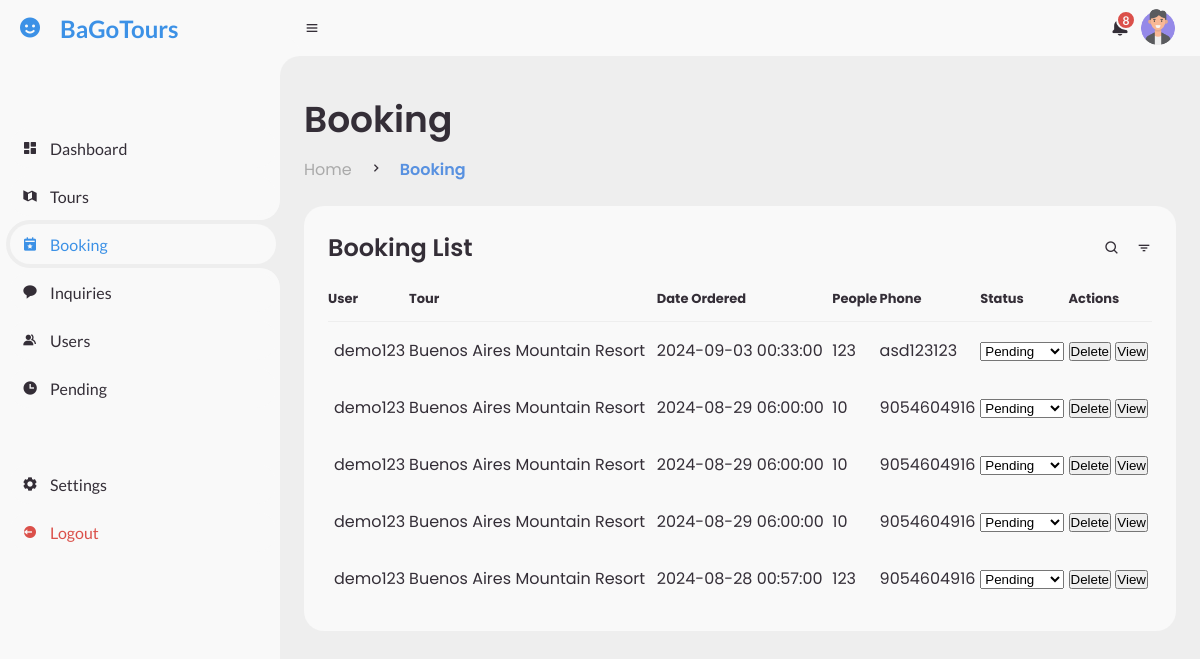
Before: /admin/booking.php (signed in) with the older database file.
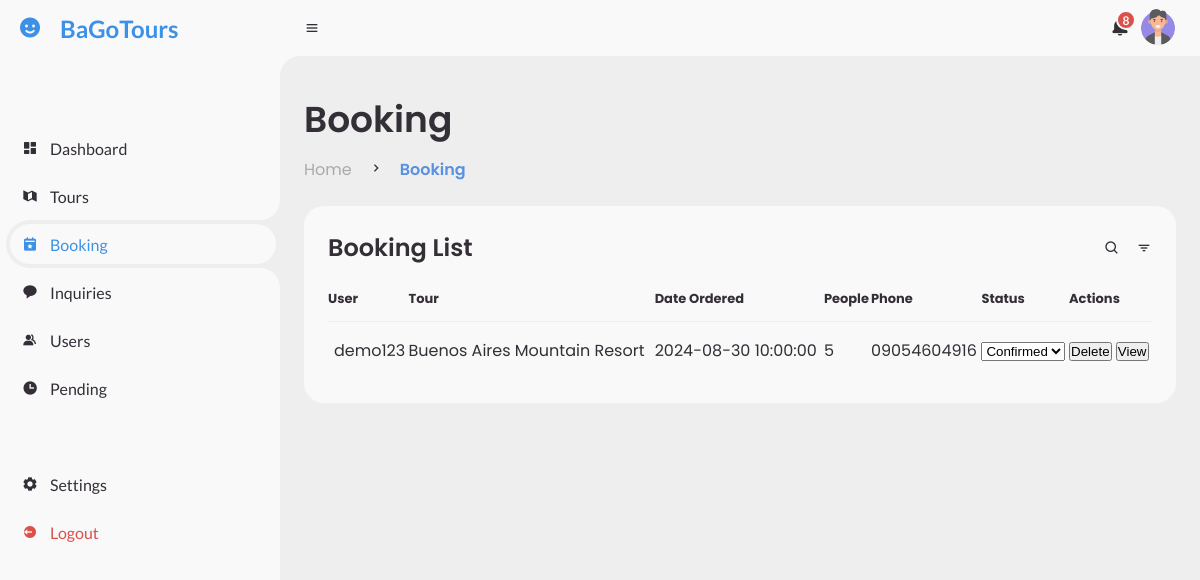
After: the same page with the newer database file.
### tables this page shows
CREATE TABLE `booking` (
  `id` int(50) NOT NULL,
  `user_id` int(50) NOT NULL,
  `tours_id` int(50) NOT NULL,
  `phone_number` varchar(150) NOT NULL,
  `people` int(50) NOT NULL,
  `date_sched` datetime NOT NULL,
  `date_created` date NOT NULL DEFAULT current_timestamp(),
  `status` int(10) NOT NULL
);

CREATE TABLE `users` (
  `id` int(50) NOT NULL,
  `profile_picture` varchar(200) DEFAULT NULL,
  `name` varchar(100) NOT NULL,
  `username` varchar(200) DEFAULT NULL,
  `password` varchar(200) DEFAULT NULL,
  `email` varchar(200) DEFAULT NULL,
  `phone_number` varchar(50) DEFAULT NULL,
  `role` varchar(200) DEFAULT NULL,
  `date_created` timestamp NOT NULL DEFAULT current_timestamp()
);

CREATE TABLE `tours` (
  `id` int(50) NOT NULL,
  `user_id` int(50) NOT NULL,
  `img` varchar(50) NOT NULL,
  `title` varchar(200) NOT NULL,
  `address` varchar(200) NOT NULL,
  `latitude` varchar(50) NOT NULL,
  `longitude` varchar(50) NOT NULL,
  `type` varchar(50) NOT NULL,
  `description` varchar(1000) NOT NULL,
  `status` varchar(50) NOT NULL,
  `date_created` datetime NOT NULL DEFAULT current_timestamp()
);

### admin/booking.php (the view, shortened to what this page needs)
<?php
include '../include/db_conn.php';
$query = "SELECT b.*, t.title as tour_title, u.username FROM booking b
          JOIN tours t ON b.tours_id = t.id
          JOIN users u ON b.user_id = u.id
          ORDER BY b.date_sched DESC";
$result = mysqli_query($conn, $query);
?>
<!DOCTYPE html>
<html lang="en">
<head>
	<link href='https://unpkg.com/boxicons@2.0.9/css/boxicons.min.css' rel='stylesheet'>
	<link rel="stylesheet" href="../assets/css/admin.css">
</head>
<body>
	<?php include 'includes/sidebar.php'; ?>
	<section id="content">
		<?php include 'includes/navbar.php'; ?>
		<main>
			<div class="head-title">
				<div class="left">
					<h1>Booking</h1>
					<?php include 'includes/breadcrumb.php'; ?>
				</div>
			</div>
			<div class="table-data">
				<div class="order">
					<div class="head">
						<h3>Booking List</h3>
						<i class='bx bx-search'></i>
						<i class='bx bx-filter'></i>
					</div>
					<table>
						<thead>
							<tr>
								<th>User</th>
								<th>Tour</th>
								<th>Date Ordered</th>
								<th>People</th>
								<th>Phone</th>
								<th>Status</th>
								<th>Actions</th>
							</tr>
						</thead>
						<tbody>
							<?php if (mysqli_num_rows($result) > 0): ?>
								<?php while ($row = mysqli_fetch_assoc($result)): ?>
									<tr>
										<td><?php echo htmlspecialchars($row['username'], ENT_QUOTES, 'UTF-8'); ?></td>
										<td><?php echo htmlspecialchars($row['tour_title'], ENT_QUOTES, 'UTF-8'); ?></td>
										<td><?php echo htmlspecialchars($row['date_sched'], ENT_QUOTES, 'UTF-8'); ?></td>
										<td><?php echo htmlspecialchars($row['people'], ENT_QUOTES, 'UTF-8'); ?></td>
										<td><?php echo htmlspecialchars($row['phone_number'], ENT_QUOTES, 'UTF-8'); ?></td>
										<td>
											<select class="status-select" data-booking-id="<?php echo htmlspecialchars($row['id'], ENT_QUOTES, 'UTF-8'); ?>">
												<option value="0" <?php if ($row['status'] == '0') echo 'selected'; ?>>Pending</option>
												<option value="1" <?php if ($row['status'] == '1') echo 'selected'; ?>>Confirmed</option>
											</select>
										</td>
										<td>
											<button class="btn-delete" data-booking-id="<?php echo htmlspecialchars($row['id'], ENT_QUOTES, 'UTF-8'); ?>">Delete</button>
											<button class="btn-view" data-user-id="<?php echo htmlspecialchars($row['user_id'], ENT_QUOTES, 'UTF-8'); ?>" data-booking-id="<?php echo htmlspecialchars($row['id'], ENT_QUOTES, 'UTF-8'); ?>">View</button>
										</td>
									</tr>
								<?php endwhile; ?>
							<?php else: ?>
								<tr>
									<td colspan="7" style="text-align: center;">No bookings found.</td>
								</tr>
							<?php endif; ?>
						</tbody>
					</table>
				</div>
			</div>
		</main>
	</section>
</body>
</html>

### admin/includes/breadcrumb.php (shortened to what this page needs)
<?php
$breadcrumbs = [
    'home' => [
        ['title' => 'Home', 'url' => 'home']
    ],
    'booking' => [
        ['title' => 'Home', 'url' => 'home'],
        ['title' => 'Booking', 'url' => 'booking']
    ],
    'view_booking' => [
        ['title' => 'Home', 'url' => 'home'],
        ['title' => 'Booking', 'url' => 'booking'],
        ['title' => 'View', 'url' => 'view_booking.php']
    ],
    'dashboard' => [
        ['title' => 'Home', 'url' => 'home'],
        ['title' => 'dashboard', 'url' => 'dashboard']
    ],
    'inq' => [
        ['title' => 'Home', 'url' => 'home'],
        ['title' => 'Inquiries', 'url' => 'inq']
    ],
    'pending' => [
        ['title' => 'Home', 'url' => 'home'],
        ['title' => 'Pending', 'url' => 'pending']
    ],
    'setting' => [
        ['title' => 'Home', 'url' => 'home'],
        ['title' => 'Settings', 'url' => 'setting']
    ],
    'tours' => [
        ['title' => 'Home', 'url' => 'home'],
        ['title' => 'Tours', 'url' => 'tours']
    ],
    'view_tour' => [
        ['title' => 'Home', 'url' => 'home'],
        ['title' => 'Tours', 'url' => 'tours'],
        ['title' => 'View', 'url' => 'view_tour']
    ],
    'user' => [
        ['title' => 'Home', 'url' => 'home'],
        ['title' => 'Users', 'url' => 'user']
    ],
];
$page = basename($_SERVER['PHP_SELF'], '.php');
$currentBreadcrumbs = $breadcrumbs[$page] ?? $breadcrumbs['home'];
?>
<ul class="breadcrumb">
    <?php foreach ($currentBreadcrumbs as $key => $breadcrumb): ?>
        <li>
            <?php if ($key === array_key_last($currentBreadcrumbs)): ?>
                <span class="breadcrumb-active">
                    <?php echo $breadcrumb['title']; ?>
                </span>
            <?php else: ?>
                <a href="<?php echo $breadcrumb['url']; ?>">
                    <?php echo $breadcrumb['title']; ?>
                </a>
            <?php endif; ?>
        </li>
        <?php if ($key !== array_key_last($currentBreadcrumbs)): ?>
            <li><i class='bx bx-chevron-right'></i></li>
        <?php endif; ?>
    <?php endforeach; ?>
</ul>

Changed rows visible on the page:
removed booking: user.username "demo123", tours.title "Buenos Aires Mountain Resort", date_sched "2024-09-03 00:33:00", people "123", phone_number "asd123123", status+id "Pending"
removed booking: user.username "demo123", tours.title "Buenos Aires Mountain Resort", date_sched "2024-08-29 06:00:00", people "10", phone_number "9054604916", status+id "Pending"
removed booking: user.username "demo123", tours.title "Buenos Aires Mountain Resort", date_sched "2024-08-29 06:00:00", people "10", phone_number "9054604916", status+id "Pending"
removed booking: user.username "demo123", tours.title "Buenos Aires Mountain Resort", date_sched "2024-08-29 06:00:00", people "10", phone_number "9054604916", status+id "Pending"
removed booking: user.username "demo123", tours.title "Buenos Aires Mountain Resort", date_sched "2024-08-28 00:57:00", people "123", phone_number "9054604916", status+id "Pending"
added booking: user.username "demo123", tours.title "Buenos Aires Mountain Resort", date_sched "2024-08-30 10:00:00", people "5", phone_number "09054604916", status+id "Confirmed"
